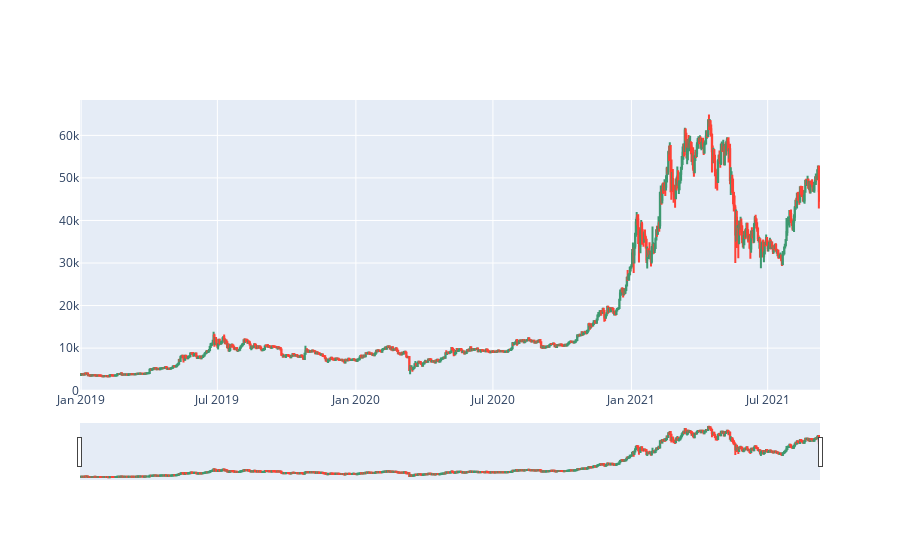

Source (notebook cell):
### Code cell
import plotly.graph_objects as go

import pandas as pd
from datetime import datetime

fig = go.Figure(data=[go.Candlestick(x=mask_df['time'],
                open=mask_df['open'],
                high=mask_df['high'],
                low=mask_df['low'],
                close=mask_df['close'])])

fig.show()

### Figure 1 — Plotly figure (JSON) as saved in the notebook; plotly's stock layout.template omitted (floating-point values rounded to 4 significant figures; data arrays with more than 128 entries replaced by an {"elided": "..."} marker saying what was removed)
{"data": [{"close": {"elided": "983 float values"}, "high": {"elided": "983 float values"}, "low": {"elided": "983 float values"}, "open": {"elided": "983 float values"}, "type": "candlestick", "x": {"elided": "983 str values"}}], "layout": {}}
